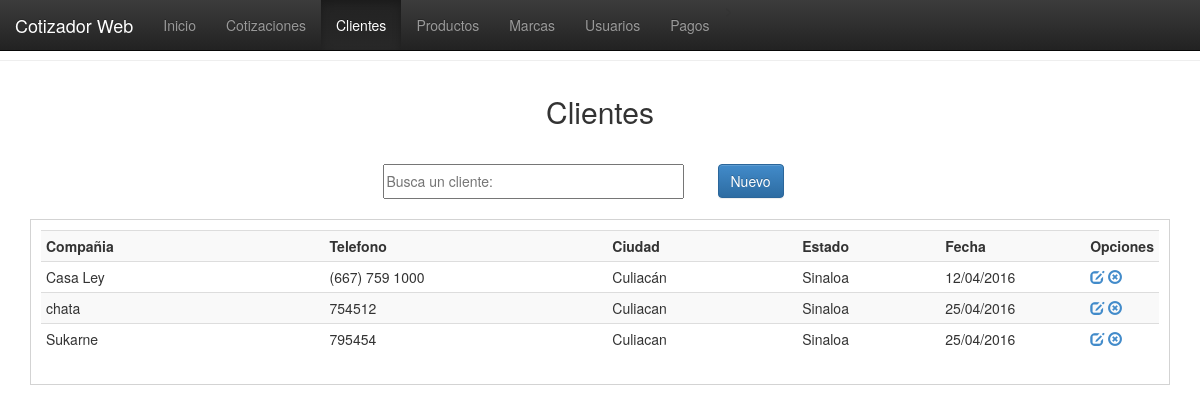
/vistas/clientes.php, run on an earlier commit of the app's database.
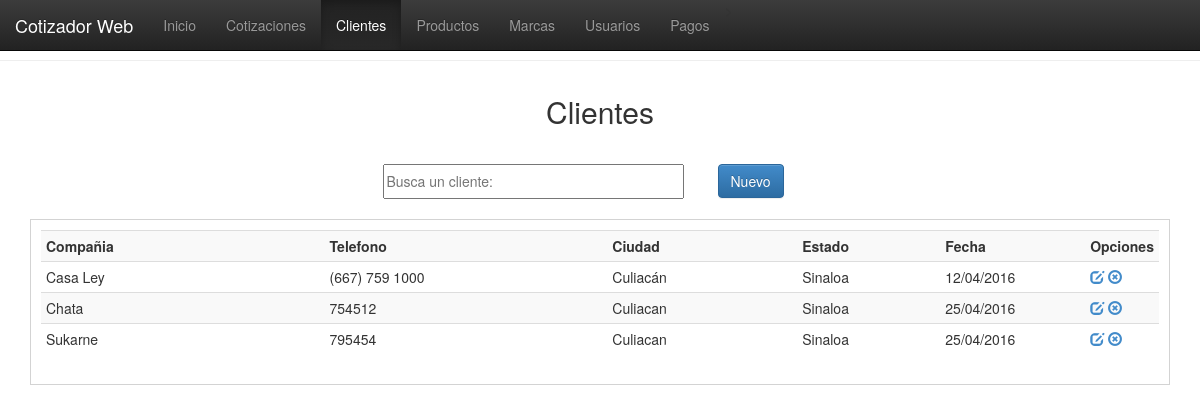
And on a later commit of the database.
### tables this page shows
CREATE TABLE `clientes` (
  `id_cte` int(11) NOT NULL,
  `comp_cte` varchar(100) NOT NULL,
  `nombcomer_cte` varchar(100) NOT NULL,
  `tel_cte` varchar(50) NOT NULL,
  `dir_cte` varchar(100) NOT NULL,
  `ciud_cte` varchar(100) NOT NULL,
  `edo_cte` varchar(100) NOT NULL,
  `fecha_cte` date NOT NULL
);

### php/conexion.php (called while the page is built, shortened)
<?php
function fechaNormal($fecha){
		$nfecha = date('d/m/Y',strtotime($fecha));
		return $nfecha;
}
?>

### vistas/clientes.php (the view, shortened to what this page needs)
<!DOCTYPE html>
<html>
<head>
<link href="../css/estilo.css" rel="stylesheet">
<link href="../bootstrap/css/bootstrap.css" rel="stylesheet">
<link href="../bootstrap/css/bootstrap.min.css" rel="stylesheet">
<link href="../bootstrap/css/bootstrap-theme.css" rel="stylesheet">
<link href="../bootstrap/css/bootstrap-theme.min.css" rel="stylesheet">
</head>
<body>
  <nav class="navbar navbar-inverse navbar-fixed-top">
    <div class="container-fluid">
      <div class="navbar-header">
        <a class="navbar-brand" href="#">Cotizador Web</a>
      </div>
      <div class="collapse navbar-collapse" id="myNavbar">
        <ul class="nav navbar-nav">
          <li><a href="index.php">Inicio</a></li>>
          <li><a href="cotizaciones.php">Cotizaciones</a></li>
          <li class="active"><a href="clientes.php">Clientes</a></li>
          <li><a href="productos.php">Productos</a></li>
          <li><a href="marcas.php">Marcas</a></li>
          <li><a href="usuarios.php">Usuarios</a></li>
          <li><a href="pagos.php">Pagos</a></li>
        </ul>
      </div>
    </div>
  </nav>
  <br><br><hr>
    <header>Clientes</header>
    <section>
    <table border="0" align="center">
    	<tr>
        	<td width="335"><input type="text" placeholder="Busca un cliente:" id="bs-cte"/></td>
            <td width="100"><button id="nuevo-cliente" class="btn btn-primary">Nuevo</button></td>
        </tr>
    </table>
    </section>
    <div class="registros" id="agrega-registros-cte">
        <table class="table table-striped table-condensed table-hover">
            <tr>
                <th width="300">Compañia</th>
                <th width="300">Telefono</th>
                <th width="200">Ciudad</th>
                <th width="150">Estado</th>
                <th width="150">Fecha</th>
                <th width="50">Opciones</th>
            </tr>
        <?php
            include('../php/conexion.php');
            $registro = mysql_query("SELECT * FROM clientes");
            while($registro2 = mysql_fetch_array($registro)){
                echo '<tr>
                        <td>'.$registro2['nombcomer_cte'].'</td>
                        <td>'.$registro2['tel_cte'].'</td>
                        <td>'.$registro2['ciud_cte'].'</td>
                        <td>'.$registro2['edo_cte'].'</td>
                        <td>'.fechaNormal($registro2['fecha_cte']).'</td>
                        <td>
                            <a href="javascript:editarCliente('.$registro2['id_cte'].');" class="glyphicon glyphicon-edit"></a>
                            <a href="javascript:eliminarCliente('.$registro2['id_cte'].');" class="glyphicon glyphicon-remove-circle"></a>
                        </td>
                    </tr>';
            }
        ?>
        </table>
    </div>
</body>
</html>

### css/estilo.css (style rules this page uses)
body { margin:0px; font-family:"Trebuchet MS", Arial, Helvetica, sans-serif; min-width:1000px; }
header { margin:auto; padding:10px; font-size:30px; width:500px; text-align:center; margin-top:20px; }
section { margin-top:20px; }
section table tr td input { width:90%; height:35px; outline:none; font-size:14px; }
.registros { margin:auto; width:95%; margin-top:20px; border:1px solid #D3D3D3; height:auto; padding:10px; }

What changed in the data, as far as the page shows it:
changed clientes: nombcomer_cte "chata" → "Chata"
